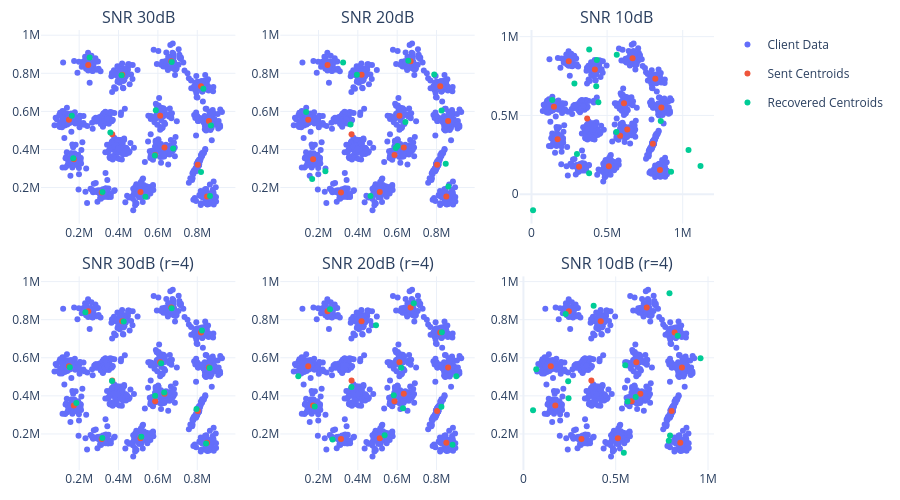

Notebook source saved alongside this figure:
### Markdown cell above
# Effect of denoising

### Code cell
np.random.seed(1) 
X_client = X_part[0]
centers = kmeans(X_client, 15)
# X_noisy = add_awgn(centers, 20, eps=0.)
X_denoised1, _ = denoising_process(centers, 1, 30, 0., scheme="rep", solver="ols")
X_denoised2, _ = denoising_process(centers, 1, 20, 0., scheme="rep", solver="ols")
X_denoised3, _ = denoising_process(centers, 1, 10, 0., scheme="rep", solver="ols")


# Row 1 Data (Example parameters)
denoised_row1 = [
    denoising_process(centers, 1, 30, 0., scheme="rep", solver="ols")[0],
    denoising_process(centers, 1, 20, 0., scheme="rep", solver="ols")[0],
    denoising_process(centers, 1, 10, 0., scheme="rep", solver="ols")[0]
]

# Row 2 Data (Change a parameter, e.g., different solver or scheme)
denoised_row2 = [
    denoising_process(centers, 4, 30, 0., scheme="rep", solver="ols")[0],
    denoising_process(centers, 4, 20, 0., scheme="rep", solver="ols")[0],
    denoising_process(centers, 4, 10, 0., scheme="rep", solver="ols")[0]
]

# --- Plotting ---
fig = make_subplots(rows=2, cols=3,
                    subplot_titles=('SNR 30dB', 'SNR 20dB', 'SNR 10dB', 
                                    'SNR 30dB (r=4)', 'SNR 20dB (r=4)', 'SNR 10dB (r=4)'),
                                    vertical_spacing=0.12)

colors = {'client': '#636EFA', 'sent': '#EF553B', 'received': '#00CC96'}

def add_bundle(fig, row, col, rx_data, show_lgd):
    # Client Data
    fig.add_trace(go.Scatter(x=X_client[:, 0], y=X_client[:, 1], mode='markers', 
                             name='Client Data', marker_color=colors['client'],
                             legendgroup='g1', showlegend=show_lgd), row=row, col=col)
    # Sent Centers
    fig.add_trace(go.Scatter(x=centers[:, 0], y=centers[:, 1], mode='markers', 
                             name='Sent Centroids', marker_color=colors['sent'],
                             legendgroup='g2', showlegend=show_lgd), row=row, col=col)
    # Received/Denoised Centers
    fig.add_trace(go.Scatter(x=rx_data[:, 0], y=rx_data[:, 1], mode='markers', 
                             name='Recovered Centroids', marker_color=colors['received'],
                             legendgroup='g3', showlegend=show_lgd), row=row, col=col)

# Fill Row 1
for i, data in enumerate(denoised_row1):
    # Only show legend on the very first subplot (Row 1, Col 1)
    is_first = (i == 0)
    add_bundle(fig, 1, i+1, data, is_first)

# Fill Row 2
for i, data in enumerate(denoised_row2):
    # legend is always False here because Row 1 already created it
    add_bundle(fig, 2, i+1, data, False)

fig.update_layout(
    height=500, 
    # title_text='Comparison of Denoising Parameters',
    margin=dict(t=30, b=30, l=20, r=20),
    showlegend=True,
    template='plotly_white',
)

fig.show()

### Figure 1 — Plotly figure (JSON) as saved in the notebook; plotly's stock layout.template omitted (floating-point values rounded to 4 significant figures; data arrays with more than 128 entries replaced by an {"elided": "..."} marker saying what was removed)
{"data": [{"legendgroup": "g1", "marker": {"color": "#636EFA"}, "mode": "markers", "name": "Client Data", "showlegend": true, "type": "scatter", "x": {"elided": "1000 float values"}, "xaxis": "x", "y": {"elided": "1000 float values"}, "yaxis": "y"}, {"legendgroup": "g2", "marker": {"color": "#EF553B"}, "mode": "markers", "name": "Sent Centroids", "showlegend": true, "type": "scatter", "x": [802900.0, 148100.0, 419000.0, 511600.0, 819000.0, 586200.0, 368200.0, 246100.0, 172800.0, 668300.0, 314500.0, 859000.0, 849800.0, 611700.0, 633400.0], "xaxis": "x", "y": [320000.0, 555400.0, 792100.0, 176900.0, 732600.0, 371100.0, 480100.0, 844100.0, 348800.0, 863500.0, 174100.0, 549500.0, 153700.0, 576900.0, 410600.0], "yaxis": "y"}, {"legendgroup": "g3", "marker": {"color": "#00CC96"}, "mode": "markers", "name": "Recovered Centroids", "showlegend": true, "type": "scatter", "x": [819000.0, 162700.0, 415400.0, 536800.0, 831000.0, 584500.0, 358500.0, 253100.0, 169900.0, 670200.0, 318600.0, 869500.0, 864600.0, 589500.0, 677600.0], "xaxis": "x", "y": [281900.0, 576600.0, 790100.0, 151600.0, 718800.0, 368100.0, 489700.0, 883500.0, 354000.0, 859900.0, 176900.0, 525400.0, 155700.0, 605400.0, 404700.0], "yaxis": "y"}, {"legendgroup": "g1", "marker": {"color": "#636EFA"}, "mode": "markers", "name": "Client Data", "showlegend": false, "type": "scatter", "x": {"elided": "1000 float values"}, "xaxis": "x2", "y": {"elided": "1000 float values"}, "yaxis": "y2"}, {"legendgroup": "g2", "marker": {"color": "#EF553B"}, "mode": "markers", "name": "Sent Centroids", "showlegend": false, "type": "scatter", "x": [802900.0, 148100.0, 419000.0, 511600.0, 819000.0, 586200.0, 368200.0, 246100.0, 172800.0, 668300.0, 314500.0, 859000.0, 849800.0, 611700.0, 633400.0], "xaxis": "x2", "y": [320000.0, 555400.0, 792100.0, 176900.0, 732600.0, 371100.0, 480100.0, 844100.0, 348800.0, 863500.0, 174100.0, 549500.0, 153700.0, 576900.0, 410600.0], "yaxis": "y2"}, {"legendgroup": "g3", "marker": {"color": "#00CC96"}, "mode": "markers", "name": "Recovered Centroids", "showlegend": false, "type": "scatter", "x": [846700.0, 137600.0, 395400.0, 464600.0, 788300.0, 593100.0, 363100.0, 325200.0, 168000.0, 656700.0, 235300.0, 825500.0, 860200.0, 641700.0, 601800.0], "xaxis": "x2", "y": [325100.0, 597300.0, 792300.0, 155500.0, 793700.0, 408000.0, 530900.0, 856400.0, 245200.0, 865800.0, 285700.0, 605200.0, 205800.0, 543900.0, 418600.0], "yaxis": "y2"}, {"legendgroup": "g1", "marker": {"color": "#636EFA"}, "mode": "markers", "name": "Client Data", "showlegend": false, "type": "scatter", "x": {"elided": "1000 float values"}, "xaxis": "x3", "y": {"elided": "1000 float values"}, "yaxis": "y3"}, {"legendgroup": "g2", "marker": {"color": "#EF553B"}, "mode": "markers", "name": "Sent Centroids", "showlegend": false, "type": "scatter", "x": [802900.0, 148100.0, 419000.0, 511600.0, 819000.0, 586200.0, 368200.0, 246100.0, 172800.0, 668300.0, 314500.0, 859000.0, 849800.0, 611700.0, 633400.0], "xaxis": "x3", "y": [320000.0, 555400.0, 792100.0, 176900.0, 732600.0, 371100.0, 480100.0, 844100.0, 348800.0, 863500.0, 174100.0, 549500.0, 153700.0, 576900.0, 410600.0], "yaxis": "y3"}, {"legendgroup": "g3", "marker": {"color": "#00CC96"}, "mode": "markers", "name": "Recovered Centroids", "showlegend": false, "type": "scatter", "x": [1118000.0, 137100.0, 432300.0, 561100.0, 563900.0, 854900.0, 442200.0, 381600.0, 381000.0, 283800.0, 10160.0, 1039000.0, 923100.0, 428200.0, 300700.0], "xaxis": "x3", "y": [179500.0, 597900.0, 852400.0, 395100.0, 884900.0, 464400.0, 584200.0, 917700.0, 132700.0, 703200.0, -101400.0, 280500.0, 142900.0, 685100.0, 254900.0], "yaxis": "y3"}, {"legendgroup": "g1", "marker": {"color": "#636EFA"}, "mode": "markers", "name": "Client Data", "showlegend": false, "type": "scatter", "x": {"elided": "1000 float values"}, "xaxis": "x4", "y": {"elided": "1000 float values"}, "yaxis": "y4"}, {"legendgroup": "g2", "marker": {"color": "#EF553B"}, "mode": "markers", "name": "Sent Centroids", "showlegend": false, "type": "scatter", "x": [802900.0, 148100.0, 419000.0, 511600.0, 819000.0, 586200.0, 368200.0, 246100.0, 172800.0, 668300.0, 314500.0, 859000.0, 849800.0, 611700.0, 633400.0], "xaxis": "x4", "y": [320000.0, 555400.0, 792100.0, 176900.0, 732600.0, 371100.0, 480100.0, 844100.0, 348800.0, 863500.0, 174100.0, 549500.0, 153700.0, 576900.0, 410600.0], "yaxis": "y4"}, {"legendgroup": "g3", "marker": {"color": "#00CC96"}, "mode": "markers", "name": "Recovered Centroids", "showlegend": false, "type": "scatter", "x": [796200.0, 152500.0, 426200.0, 515800.0, 823700.0, 586100.0, 366800.0, 231600.0, 185600.0, 669800.0, 317600.0, 863000.0, 844900.0, 616300.0, 632200.0], "xaxis": "x4", "y": [330900.0, 550100.0, 790400.0, 184800.0, 743900.0, 401200.0, 477500.0, 839400.0, 363000.0, 860600.0, 178800.0, 546400.0, 150000.0, 571400.0, 418100.0], "yaxis": "y4"}, {"legendgroup": "g1", "marker": {"color": "#636EFA"}, "mode": "markers", "name": "Client Data", "showlegend": false, "type": "scatter", "x": {"elided": "1000 float values"}, "xaxis": "x5", "y": {"elided": "1000 float values"}, "yaxis": "y5"}, {"legendgroup": "g2", "marker": {"color": "#EF553B"}, "mode": "markers", "name": "Sent Centroids", "showlegend": false, "type": "scatter", "x": [802900.0, 148100.0, 419000.0, 511600.0, 819000.0, 586200.0, 368200.0, 246100.0, 172800.0, 668300.0, 314500.0, 859000.0, 849800.0, 611700.0, 633400.0], "xaxis": "x5", "y": [320000.0, 555400.0, 792100.0, 176900.0, 732600.0, 371100.0, 480100.0, 844100.0, 348800.0, 863500.0, 174100.0, 549500.0, 153700.0, 576900.0, 410600.0], "yaxis": "y5"}, {"legendgroup": "g3", "marker": {"color": "#00CC96"}, "mode": "markers", "name": "Recovered Centroids", "showlegend": false, "type": "scatter", "x": [824700.0, 97550.0, 492400.0, 536300.0, 827100.0, 582500.0, 367700.0, 258600.0, 181200.0, 684400.0, 271800.0, 900300.0, 881000.0, 621100.0, 630000.0], "xaxis": "x5", "y": [343000.0, 502900.0, 770800.0, 193100.0, 733900.0, 403600.0, 446100.0, 855000.0, 344000.0, 885800.0, 171300.0, 503300.0, 143600.0, 547700.0, 335000.0], "yaxis": "y5"}, {"legendgroup": "g1", "marker": {"color": "#636EFA"}, "mode": "markers", "name": "Client Data", "showlegend": false, "type": "scatter", "x": {"elided": "1000 float values"}, "xaxis": "x6", "y": {"elided": "1000 float values"}, "yaxis": "y6"}, {"legendgroup": "g2", "marker": {"color": "#EF553B"}, "mode": "markers", "name": "Sent Centroids", "showlegend": false, "type": "scatter", "x": [802900.0, 148100.0, 419000.0, 511600.0, 819000.0, 586200.0, 368200.0, 246100.0, 172800.0, 668300.0, 314500.0, 859000.0, 849800.0, 611700.0, 633400.0], "xaxis": "x6", "y": [320000.0, 555400.0, 792100.0, 176900.0, 732600.0, 371100.0, 480100.0, 844100.0, 348800.0, 863500.0, 174100.0, 549500.0, 153700.0, 576900.0, 410600.0], "yaxis": "y6"}, {"legendgroup": "g3", "marker": {"color": "#00CC96"}, "mode": "markers", "name": "Recovered Centroids", "showlegend": false, "type": "scatter", "x": [794500.0, 69570.0, 380400.0, 543900.0, 835800.0, 564300.0, 242500.0, 228900.0, 52110.0, 791300.0, 244400.0, 959500.0, 787400.0, 551700.0, 608300.0], "xaxis": "x6", "y": [192500.0, 539400.0, 872600.0, 100900.0, 715800.0, 370500.0, 476800.0, 829800.0, 324500.0, 938500.0, 387300.0, 597500.0, 163800.0, 560500.0, 393600.0], "yaxis": "y6"}], "layout": {"annotations": [{"font": {"size": 16}, "showarrow": false, "text": "SNR 30dB", "x": 0.1444, "xanchor": "center", "xref": "paper", "y": 1, "yanchor": "bottom", "yref": "paper"}, {"font": {"size": 16}, "showarrow": false, "text": "SNR 20dB", "x": 0.5, "xanchor": "center", "xref": "paper", "y": 1, "yanchor": "bottom", "yref": "paper"}, {"font": {"size": 16}, "showarrow": false, "text": "SNR 10dB", "x": 0.8556, "xanchor": "center", "xref": "paper", "y": 1, "yanchor": "bottom", "yref": "paper"}, {"font": {"size": 16}, "showarrow": false, "text": "SNR 30dB (r=4)", "x": 0.1444, "xanchor": "center", "xref": "paper", "y": 0.44, "yanchor": "bottom", "yref": "paper"}, {"font": {"size": 16}, "showarrow": false, "text": "SNR 20dB (r=4)", "x": 0.5, "xanchor": "center", "xref": "paper", "y": 0.44, "yanchor": "bottom", "yref": "paper"}, {"font": {"size": 16}, "showarrow": false, "text": "SNR 10dB (r=4)", "x": 0.8556, "xanchor": "center", "xref": "paper", "y": 0.44, "yanchor": "bottom", "yref": "paper"}], "height": 500, "margin": {"b": 30, "l": 20, "r": 20, "t": 30}, "showlegend": true, "xaxis": {"anchor": "y", "domain": [0, 0.2889]}, "xaxis2": {"anchor": "y2", "domain": [0.3556, 0.6444]}, "xaxis3": {"anchor": "y3", "domain": [0.7111, 1]}, "xaxis4": {"anchor": "y4", "domain": [0, 0.2889]}, "xaxis5": {"anchor": "y5", "domain": [0.3556, 0.6444]}, "xaxis6": {"anchor": "y6", "domain": [0.7111, 1]}, "yaxis": {"anchor": "x", "domain": [0.56, 1]}, "yaxis2": {"anchor": "x2", "domain": [0.56, 1]}, "yaxis3": {"anchor": "x3", "domain": [0.56, 1]}, "yaxis4": {"anchor": "x4", "domain": [0, 0.44]}, "yaxis5": {"anchor": "x5", "domain": [0, 0.44]}, "yaxis6": {"anchor": "x6", "domain": [0, 0.44]}}}
